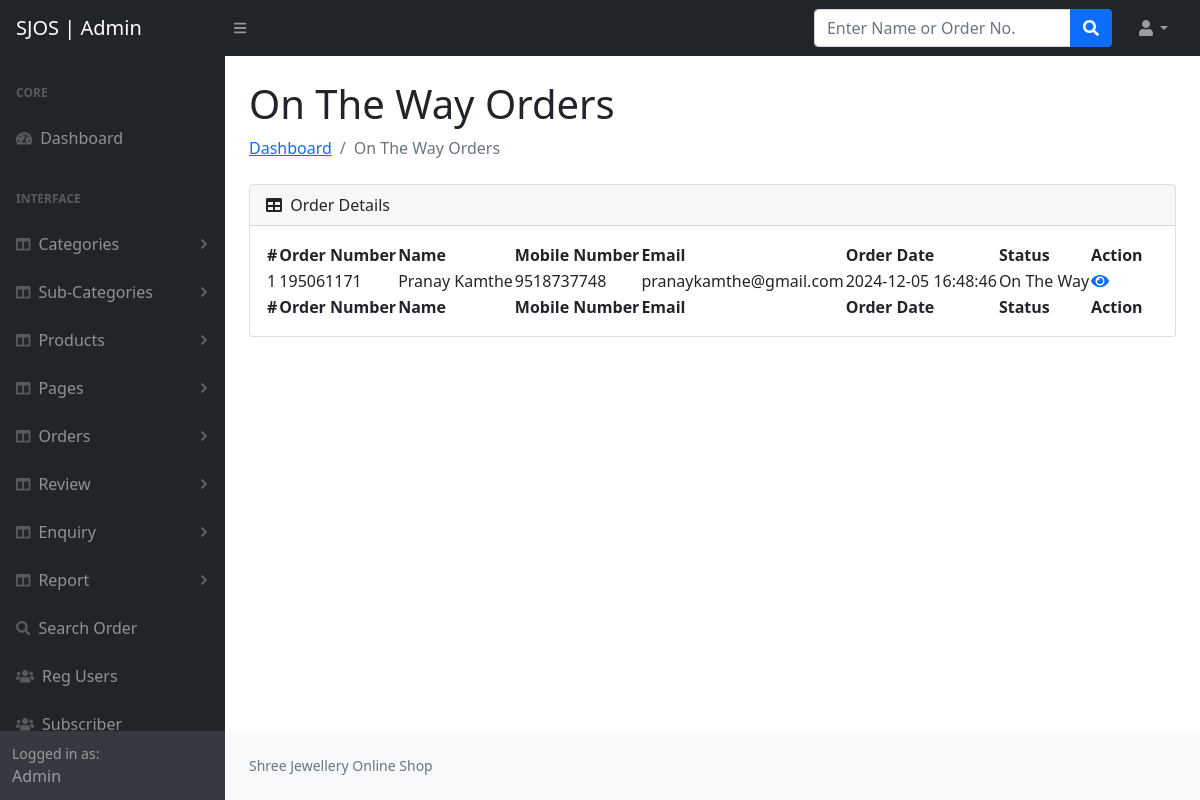
The app's page /SJOS/admin/ontheway-order.php (signed in) with its own data.
### tables this page shows
CREATE TABLE `tblorderaddresses` (
  `ID` int(10) NOT NULL,
  `UserId` int(5) DEFAULT NULL,
  `Ordernumber` int(10) DEFAULT NULL,
  `Flatnobuldngno` varchar(200) DEFAULT NULL,
  `StreetName` varchar(200) DEFAULT NULL,
  `Area` varchar(200) DEFAULT NULL,
  `Landmark` varchar(200) DEFAULT NULL,
  `City` varchar(200) DEFAULT NULL,
  `Zipcode` int(10) DEFAULT NULL,
  `Phone` bigint(11) DEFAULT NULL,
  `Email` varchar(200) DEFAULT NULL,
  `PaymentMethod` varchar(200) DEFAULT NULL,
  `OrderTime` timestamp NULL DEFAULT current_timestamp() ON UPDATE current_timestamp(),
  `Status` varchar(200) DEFAULT NULL,
  `Remark` varchar(200) DEFAULT NULL,
  `UpdationDate` timestamp NOT NULL DEFAULT current_timestamp() ON UPDATE current_timestamp()
);

CREATE TABLE `users` (
  `id` int(11) NOT NULL,
  `FirstName` varchar(255) DEFAULT NULL,
  `LastName` varchar(255) DEFAULT NULL,
  `Email` varchar(255) DEFAULT NULL,
  `MobileNumber` bigint(11) DEFAULT NULL,
  `Password` varchar(255) DEFAULT NULL,
  `regDate` timestamp NOT NULL DEFAULT current_timestamp()
);

### SJOS/admin/ontheway-order.php (the view, shortened to what this page needs)
<?php
include('includes/config.php');
if (strlen($_SESSION['aid']==0)) {
  header('location:logout.php');
  } else{
  ?>
<!DOCTYPE html>
<html lang="en">
    <head>
        <link href="https://cdn.jsdelivr.net/npm/simple-datatables@latest/dist/style.css" rel="stylesheet" />
        <link href="css/styles.css" rel="stylesheet" />
    </head>
    <body class="sb-nav-fixed">
 <?php include_once('includes/header.php');?>
        <div id="layoutSidenav">
       <?php include_once('includes/sidebar.php');?>
            <div id="layoutSidenav_content">
                <main>
                    <div class="container-fluid px-4">
                        <h1 class="mt-4">On The Way Orders</h1>
                        <ol class="breadcrumb mb-4">
                            <li class="breadcrumb-item"><a href="dashboard.php">Dashboard</a></li>
                            <li class="breadcrumb-item active">On The Way Orders</li>
                        </ol>
                        <div class="card mb-4">
                            <div class="card-header">
                                <i class="fas fa-table me-1"></i>
                               Order Details
                            </div>
                            <div class="card-body">
                                <table id="datatablesSimple">
                                    <thead>
                                        <tr>
                                            <th>#</th>
                                            <th>Order Number</th>
                                            <th>Name</th>
                                            <th>Mobile Number</th>
                                            <th>Email</th>
                                            <th>Order Date</th>
                                            <th>Status</th>
                                            <th>Action</th>
                                        </tr>
                                    </thead>
                                    <tfoot>
                                        <tr>
                                            <th>#</th>
                                            <th>Order Number</th>
                                            <th>Name</th>
                                            <th>Mobile Number</th>
                                            <th>Email</th>
                                            <th>Order Date</th>
                                            <th>Status</th>
                                            <th>Action</th>
                                        </tr>
                                    </tfoot>
                                    <tbody>
<?php
$ret=mysqli_query($con,"select * from tblorderaddresses join users on users.id=tblorderaddresses.UserId where Status='On The Way'");
$cnt=1;
while ($row=mysqli_fetch_array($ret)) {
?>
                                <tr>
                                            <td><?php echo $cnt;?></td>
                  <td><?php  echo $row['Ordernumber'];?></td>
                  <td><?php  echo $row['FirstName'];?> <?php  echo $row['LastName'];?></td>
                  <td><?php  echo $row['MobileNumber'];?></td>
                  <td><?php  echo $row['Email'];?></td>
                  <td><?php  echo $row['OrderTime'];?></td>
                  <?php if($row['Status']==""){ ?>
                     <td class="font-w600"><?php echo "Not Updated Yet"; ?></td>
                     <?php } else { ?>
                      <td><?php  echo $row['Status'];?></td><?php } ?>
                                    <td><a href="view-order.php?orderid=<?php echo $row['Ordernumber'];?>"><i class="fa fa-eye" aria-hidden="true"></i></a></td>
                                        </tr>
                                        <?php $cnt=$cnt+1; } ?>
                                    </tbody>
                                </table>
                            </div>
                        </div>
                    </div>
                </main>
<?php include_once('includes/footer.php');?>
            </div>
        </div>
    </body>
</html>
<?php } ?>

### records on screen
tblorderaddresses: Ordernumber "195061171", UserId.FirstName "Pranay", UserId.LastName "Kamthe", UserId.MobileNumber "9518737748", UserId.Email "pranaykamthe@gmail.com", OrderTime "2024-12-05 16:48:46", Status "On The Way"
